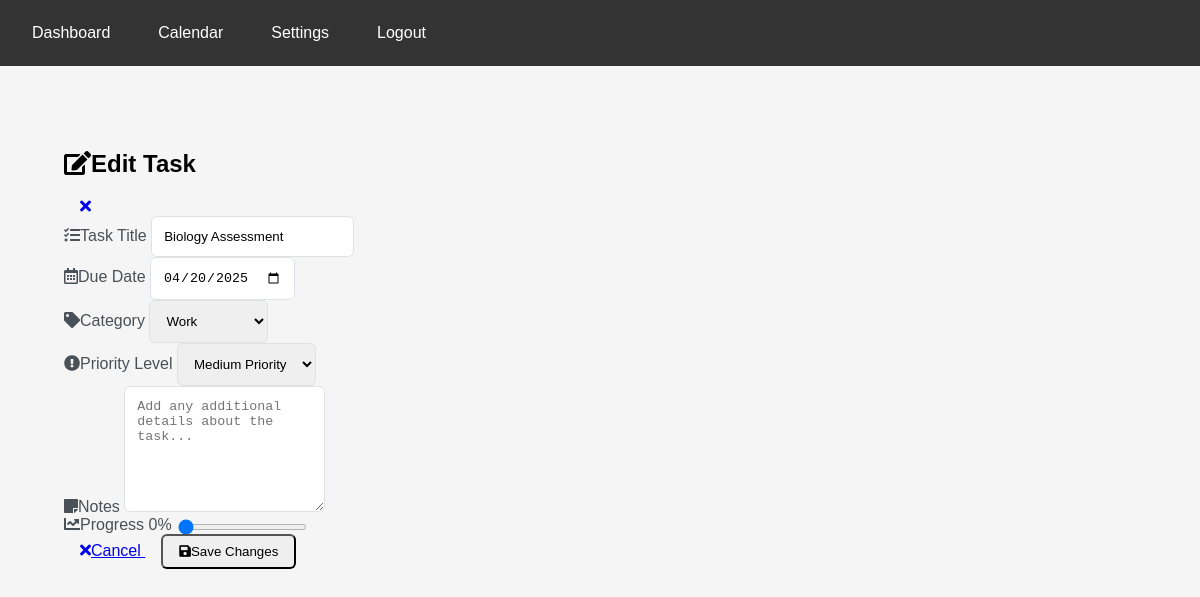
Page /edit_task/9 (signed in) on the earlier database version.
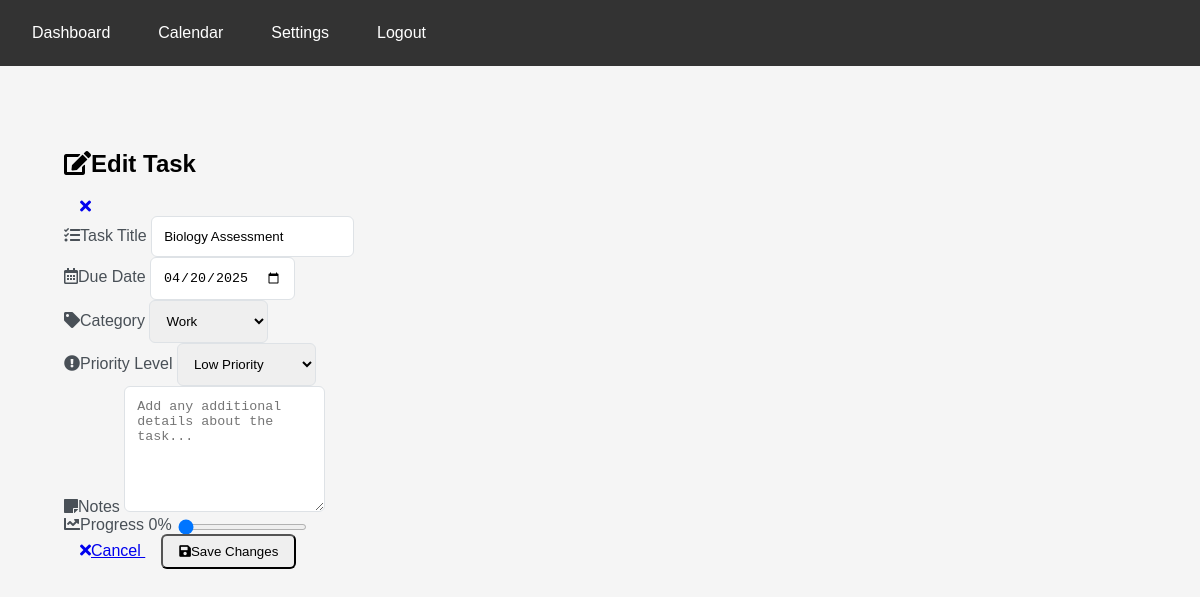
Same page on the later database version.
### tables this page shows
CREATE TABLE todos (
                id INTEGER PRIMARY KEY AUTOINCREMENT,
                user_id INTEGER NOT NULL,
                task TEXT NOT NULL,
                due_date TEXT NOT NULL,
                done BOOLEAN NOT NULL DEFAULT 0, category_id INTEGER 
            REFERENCES categories(id), category TEXT DEFAULT 'General', notes TEXT DEFAULT '', custom_color TEXT DEFAULT NULL, importance TEXT DEFAULT 'medium', progress INTEGER DEFAULT 0,
                FOREIGN KEY (user_id) REFERENCES users (id)
            );

### app.py (the view, shortened to what this page needs)
@app.route("/edit_task/<int:task_id>", methods=["GET", "POST"])
def edit_task(task_id):
    if 'user_id' not in session:
        flash("Please login first!", "error")
        return redirect(url_for("login"))
    conn = sqlite3.connect(DB_PATH)
    cursor = conn.cursor()
    cursor.execute("""
        SELECT task, due_date, category, notes, importance, progress
        FROM todos
        WHERE id = ? AND user_id = ?
    """, (task_id, session['user_id']))
    task = cursor.fetchone()
    conn.close()
    if task is None:
        flash("Task not found!", "error")
        return redirect(url_for("dashboard"))
    task_data = {
        "id": task_id,
        "task": task[0],
        "due_date": task[1],
        "category": task[2],
        "notes": task[3],
        "importance": task[4],
        "progress": task[5]
    }
    return render_template("edit_task.html", task=task_data)

### templates/edit_task.html (shortened to what the changed rows need)
{% extends "base.html" %}
{% block content %}
<div class="container mt-4">
    <div class="card shadow-sm">
        <div class="card-header bg-primary text-white d-flex justify-content-between align-items-center">
            <h2 class="mb-0">
                <i class="fas fa-edit me-2"></i>Edit Task
            </h2>
        </div>
        <div class="card-body">
            <form method="POST" class="needs-validation" novalidate>
                <div class="row">
                    <div class="col-md-8 mb-3">
                        <label for="todo_task" class="form-label">
                            <i class="fas fa-tasks me-1"></i>Task Title
                        </label>
                        <input type="text"
                               class="form-control form-control-lg"
                               id="todo_task"
                               name="todo_task"
                               value="{{ task.task }}"
                               required>
                    </div>
                    <div class="col-md-4 mb-3">
                        <label for="due_date" class="form-label">
                            <i class="far fa-calendar-alt me-1"></i>Due Date
                        </label>
                        <input type="date"
                               class="form-control"
                               id="due_date"
                               name="due_date"
                               value="{{ task.due_date }}"
                               required>
                    </div>
                </div>
                <div class="row">
                    <div class="col-md-6 mb-3">
                        <label for="category" class="form-label">
                            <i class="fas fa-tag me-1"></i>Category
                        </label>
                        <select class="form-select" id="category" name="category" required>
                            <option value="Work" {% if task.category == 'Work' %}selected{% endif %}>Work</option>
                        </select>
                    </div>
                    <div class="col-md-6 mb-3">
                        <label for="importance" class="form-label">
                            <i class="fas fa-exclamation-circle me-1"></i>Priority Level
                        </label>
                        <select class="form-select" id="importance" name="importance" required>
                            <option value="low" {% if task.importance == 'low' %}selected{% endif %}>
                                <i class="fas fa-arrow-down"></i> Low Priority
                            </option>
                            <option value="medium" {% if task.importance == 'medium' %}selected{% endif %}>
                                <i class="fas fa-minus"></i> Medium Priority
                            </option>
                        </select>
                    </div>
                </div>
                <div class="mb-4">
                    <label for="progress" class="form-label d-flex justify-content-between">
                        <span><i class="fas fa-chart-line me-1"></i>Progress</span>
                        <span class="badge bg-primary" id="progressValue">{{ task.progress }}%</span>
                    </label>
                    <input type="range"
                           class="form-range custom-range"
                           id="progress"
                           name="progress"
                           min="0"
                           max="100"
                           value="{{ task.progress }}">
                </div>
            </form>
        </div>
    </div>
</div>
{% endblock %}

Differences in the rows shown:
changed todos "Biology Assessment": importance "Medium Priority" → "Low Priority"
